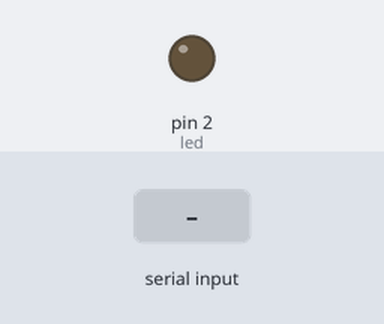
This sketch was run on a simulated Arduino Uno, built with avr-gcc and run on an emulated ATmega328P. On the bench: output pins drawn as LEDs (lit = HIGH). The test bench sets the inputs (shaded band).

Above: at 1.2 s.
1.3 s: "ledon\n" received over Serial
At 2.3 s:
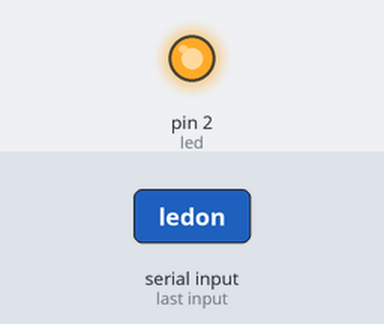
2.8 s: "ledoff\n" received over Serial
At 3.5 s:
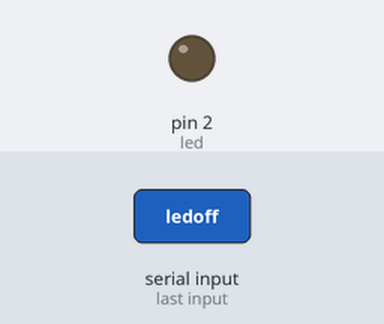
Timing chart, 0 to 5.8 s (numbered marks = the images above; inputs shaded):
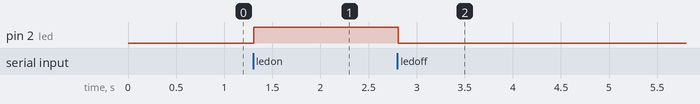

Measured:
- after the input at 1.3 s, pin 2 (led): LOW → HIGH at once
- after the input at 2.8 s, pin 2 (led): HIGH → LOW at once

The sketch:

LCD_SERIAL_LED.ino
```cpp
//#include <ESP8266WiFi.h>
//#include<String.h>
#define led 2

void setup() {
  pinMode(led, OUTPUT); // Changed to OUTPUT
  Serial.begin(9600); // Corrected baud rate
}

void loop() {
  if (Serial.available()) {
    String serial_data = Serial.readStringUntil('\n');

    if (serial_data == "ledon") {
      digitalWrite(led, HIGH);
    } else if (serial_data == "ledoff") {
      digitalWrite(led, LOW);
    } else {
      // You can add error handling or default action here
    }
  }
}
```
